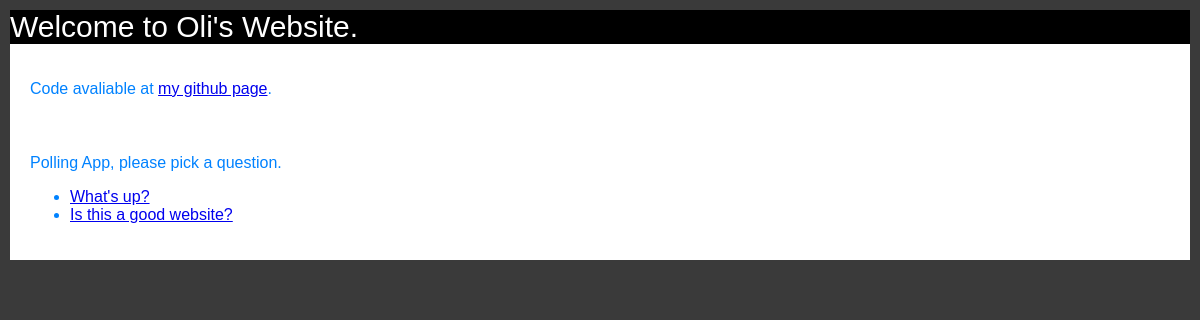
The app's page /Polls_App/, older data.
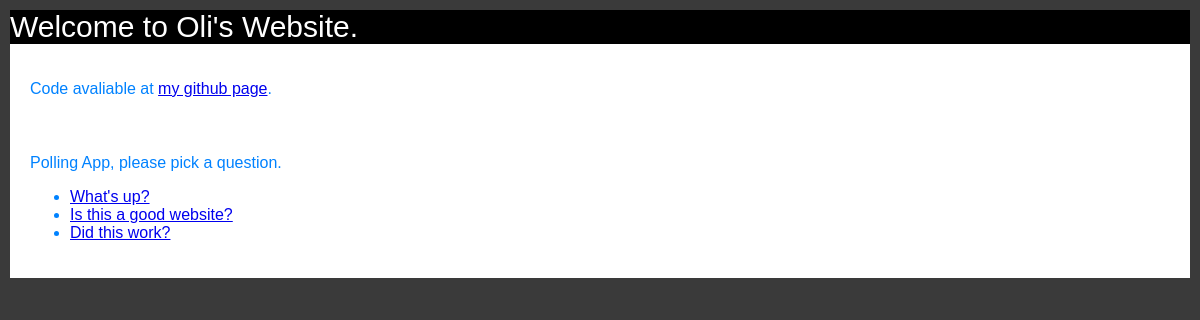
The same page, newer data.
### Polls_App/models.py (models this page shows, shortened)
class Question(models.Model):
	question_text  = models.CharField(max_length=200)
	published_date = models.DateTimeField('date published')
	no_votes = models.IntegerField(default = 0)
	def was_published_recently(self):
		now = timezone.now()
		return now - datetime.timedelta(days = 1) <= self.published_date <= now
	was_published_recently.admin_order_field = 'published_date'
	was_published_recently.boolean = True
	was_published_recently.short_description = 'Published recently?'

### Polls_App/views.py (the view)
# urls.py: path('', views.IndexView.as_view(), name = 'index'),
class IndexView(generic.ListView):
	template_name = 'Polls_App/index.html'
	context_object_name = 'latest_question_list'
	def get_queryset(self):
		return Question.objects.filter(published_date__lte = timezone.now()).order_by('published_date')[:5]

### Polls_App/templates/Polls_App/index.html (shortened to what this page needs)
{% load static %}
<link rel = "stylesheet" type = "text/css" href = "{% static 'Polls_App/style.css' %}">
<header>
	Welcome to Oli's Website.
</header>
<section>
	<p>Code avaliable at <a href="https://github.com/OliWenman/" title="OliWenman Github" target="_blank"> my github page</a>.</p>
</section>
<section>
	{{ "Polling App, please pick a question." }}
	{% if latest_question_list %}
		<ul>
			{% for question in latest_question_list %}
				<li><a href = "{% url 'Polls_App:detail' question.id %}"> {{ question.question_text }}</a></li>
			{% endfor %}
		</ul>
	{% else %}
		<p>No polls are available. Please come back later.</p>
	{% endif %}
</section>

Row changes from the older to the newer data that the page shows:
added Question: question_text "Did this work?"
